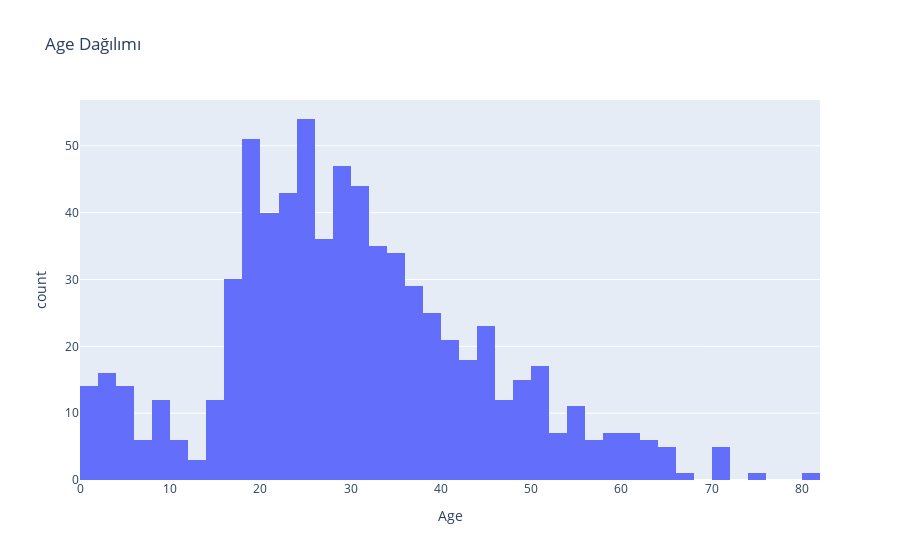
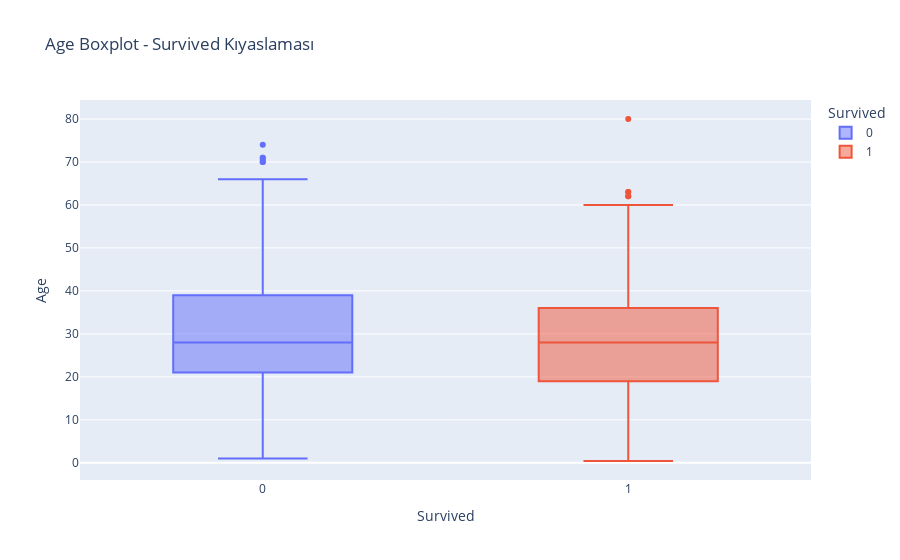
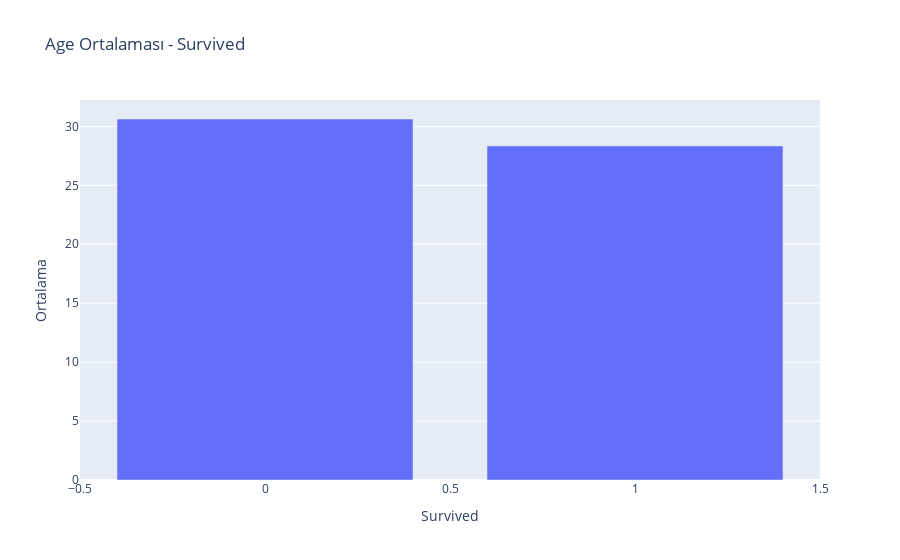
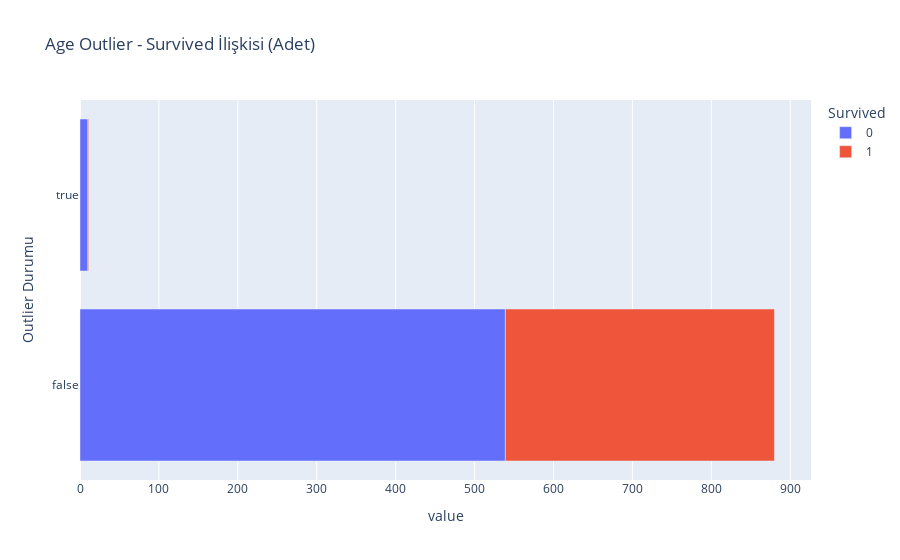

The notebook cell saved with these charts, in order:
### Markdown cell above
çok para verenlerin çoğu hayatta kalmış belli ki paranın hayat üzerine bir nüfuzu var

### Code cell
for i in  num_figures.keys():
    try:
        num_figures[i].show()
    except:
        print(num_figures)
    time.sleep(2)

### Figure 1 — Plotly figure (JSON) as saved in the notebook; plotly's stock layout.template omitted (floating-point values rounded to 4 significant figures; data arrays with more than 128 entries replaced by an {"elided": "..."} marker saying what was removed)
{"data": [{"alignmentgroup": "True", "bingroup": "x", "hovertemplate": "Age=%{x}<br>count=%{y}<extra></extra>", "legendgroup": "", "marker": {"color": "#636efa", "pattern": {"shape": ""}}, "name": "", "offsetgroup": "", "orientation": "v", "showlegend": false, "type": "histogram", "x": {"elided": "891 float values"}, "xaxis": "x", "yaxis": "y"}], "layout": {"barmode": "relative", "legend": {"tracegroupgap": 0}, "title": {"text": "Age Dağılımı"}, "xaxis": {"anchor": "y", "domain": [0, 1], "title": {"text": "Age"}}, "yaxis": {"anchor": "x", "domain": [0, 1], "title": {"text": "count"}}}}

### Figure 2 — Plotly figure (JSON) as saved in the notebook; plotly's stock layout.template omitted (floating-point values rounded to 4 significant figures; data arrays with more than 128 entries replaced by an {"elided": "..."} marker saying what was removed)
{"data": [{"alignmentgroup": "True", "hovertemplate": "Survived=%{x}<br>Age=%{y}<extra></extra>", "legendgroup": "0", "marker": {"color": "#636efa"}, "name": "0", "notched": false, "offsetgroup": "0", "orientation": "v", "showlegend": true, "type": "box", "x": {"elided": "549 int values"}, "x0": " ", "xaxis": "x", "y": {"elided": "549 float values"}, "y0": " ", "yaxis": "y"}, {"alignmentgroup": "True", "hovertemplate": "Survived=%{x}<br>Age=%{y}<extra></extra>", "legendgroup": "1", "marker": {"color": "#EF553B"}, "name": "1", "notched": false, "offsetgroup": "1", "orientation": "v", "showlegend": true, "type": "box", "x": {"elided": "342 int values"}, "x0": " ", "xaxis": "x", "y": {"elided": "342 float values"}, "y0": " ", "yaxis": "y"}], "layout": {"boxmode": "overlay", "legend": {"title": {"text": "Survived"}, "tracegroupgap": 0}, "title": {"text": "Age Boxplot - Survived Kıyaslaması"}, "xaxis": {"anchor": "y", "categoryarray": [0, 1], "categoryorder": "array", "domain": [0, 1], "title": {"text": "Survived"}}, "yaxis": {"anchor": "x", "domain": [0, 1], "title": {"text": "Age"}}}}

### Figure 3 — Plotly figure (JSON) as saved in the notebook; plotly's stock layout.template omitted (floating-point values rounded to 4 significant figures)
{"data": [{"alignmentgroup": "True", "hovertemplate": "Survived=%{x}<br>Age=%{y}<extra></extra>", "legendgroup": "", "marker": {"color": "#636efa", "pattern": {"shape": ""}}, "name": "", "offsetgroup": "", "orientation": "v", "showlegend": false, "textposition": "auto", "type": "bar", "x": [0, 1], "xaxis": "x", "y": [30.63, 28.34], "yaxis": "y"}], "layout": {"barmode": "relative", "legend": {"tracegroupgap": 0}, "title": {"text": "Age Ortalaması - Survived"}, "xaxis": {"anchor": "y", "domain": [0, 1], "title": {"text": "Survived"}}, "yaxis": {"anchor": "x", "domain": [0, 1], "title": {"text": "Ortalama"}}}}

### Figure 4 — Plotly figure (JSON) as saved in the notebook; plotly's stock layout.template omitted (floating-point values rounded to 4 significant figures)
{"data": [{"alignmentgroup": "True", "hovertemplate": "Survived=0<br>value=%{x}<br>Outlier=%{y}<extra></extra>", "legendgroup": "0", "marker": {"color": "#636efa", "pattern": {"shape": ""}}, "name": "0", "offsetgroup": "0", "orientation": "h", "showlegend": true, "textposition": "auto", "type": "bar", "x": [539, 10], "xaxis": "x", "y": [false, true], "yaxis": "y"}, {"alignmentgroup": "True", "hovertemplate": "Survived=1<br>value=%{x}<br>Outlier=%{y}<extra></extra>", "legendgroup": "1", "marker": {"color": "#EF553B", "pattern": {"shape": ""}}, "name": "1", "offsetgroup": "1", "orientation": "h", "showlegend": true, "textposition": "auto", "type": "bar", "x": [341, 1], "xaxis": "x", "y": [false, true], "yaxis": "y"}], "layout": {"barmode": "relative", "legend": {"title": {"text": "Survived"}, "tracegroupgap": 0}, "title": {"text": "Age Outlier - Survived İlişkisi (Adet)"}, "xaxis": {"anchor": "y", "domain": [0, 1], "title": {"text": "value"}}, "yaxis": {"anchor": "x", "domain": [0, 1], "title": {"text": "Outlier Durumu"}}}}
